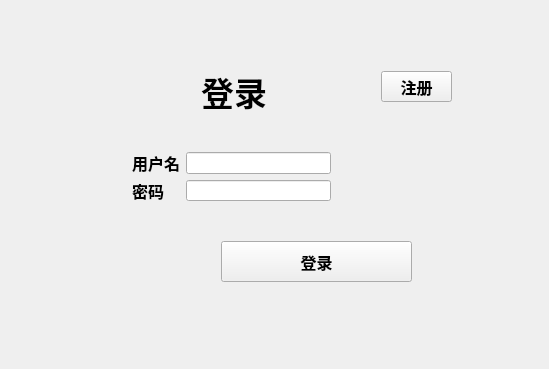
<?xml version="1.0" encoding="UTF-8"?>
<ui version="4.0">
 <class>logWindow</class>
 <widget class="QMainWindow" name="logWindow">
  <property name="geometry">
   <rect>
    <x>0</x>
    <y>0</y>
    <width>545</width>
    <height>365</height>
   </rect>
  </property>
  <property name="windowTitle">
   <string>MainWindow</string>
  </property>
  <widget class="QWidget" name="centralWidget">
   <layout class="QHBoxLayout" name="horizontalLayout_2">
    <item>
     <widget class="QStackedWidget" name="stackedWidget">
      <property name="minimumSize">
       <size>
        <width>527</width>
        <height>347</height>
       </size>
      </property>
      <property name="maximumSize">
       <size>
        <width>527</width>
        <height>347</height>
       </size>
      </property>
      <property name="frameShadow">
       <enum>QFrame::Sunken</enum>
      </property>
      <property name="currentIndex">
       <number>0</number>
      </property>
      <widget class="QWidget" name="page_login">
       <widget class="QLabel" name="label_login">
        <property name="geometry">
         <rect>
          <x>190</x>
          <y>60</y>
          <width>91</width>
          <height>41</height>
         </rect>
        </property>
        <property name="font">
         <font>
          <family>幼圆</family>
          <pointsize>25</pointsize>
          <weight>75</weight>
          <bold>true</bold>
         </font>
        </property>
        <property name="text">
         <string>登录</string>
        </property>
       </widget>
       <widget class="QWidget" name="layoutWidget">
        <property name="geometry">
         <rect>
          <x>110</x>
          <y>130</y>
          <width>221</width>
          <height>71</height>
         </rect>
        </property>
        <layout class="QHBoxLayout" name="horizontalLayout">
         <item>
          <layout class="QVBoxLayout" name="verticalLayout">
           <item>
            <widget class="QLabel" name="label_User">
             <property name="font">
              <font>
               <pointsize>12</pointsize>
               <weight>75</weight>
               <bold>true</bold>
              </font>
             </property>
             <property name="text">
              <string>用户名</string>
             </property>
            </widget>
           </item>
           <item>
            <widget class="QLabel" name="label_Passward">
             <property name="font">
              <font>
               <pointsize>12</pointsize>
               <weight>75</weight>
               <bold>true</bold>
              </font>
             </property>
             <property name="text">
              <string>密码</string>
             </property>
            </widget>
           </item>
          </layout>
         </item>
         <item>
          <layout class="QVBoxLayout" name="verticalLayout_2">
           <item>
            <widget class="QLineEdit" name="line_L_User"/>
           </item>
           <item>
            <widget class="QLineEdit" name="line_L_Pasw">
             <property name="echoMode">
              <enum>QLineEdit::Password</enum>
             </property>
            </widget>
           </item>
          </layout>
         </item>
        </layout>
       </widget>
       <widget class="QPushButton" name="bt_Login">
        <property name="geometry">
         <rect>
          <x>210</x>
          <y>230</y>
          <width>191</width>
          <height>41</height>
         </rect>
        </property>
        <property name="font">
         <font>
          <family>幼圆</family>
          <pointsize>12</pointsize>
          <weight>75</weight>
          <bold>true</bold>
         </font>
        </property>
        <property name="text">
         <string>登录</string>
        </property>
       </widget>
       <widget class="QPushButton" name="bt_Register">
        <property name="geometry">
         <rect>
          <x>370</x>
          <y>60</y>
          <width>71</width>
          <height>31</height>
         </rect>
        </property>
        <property name="font">
         <font>
          <family>幼圆</family>
          <pointsize>12</pointsize>
          <weight>75</weight>
          <bold>true</bold>
         </font>
        </property>
        <property name="text">
         <string>注册</string>
        </property>
       </widget>
      </widget>
      <widget class="QWidget" name="page_nickname">
       <widget class="QLabel" name="labe_nickname1">
        <property name="geometry">
         <rect>
          <x>50</x>
          <y>50</y>
          <width>101</width>
          <height>51</height>
         </rect>
        </property>
        <property name="font">
         <font>
          <family>幼圆</family>
          <pointsize>12</pointsize>
          <weight>75</weight>
          <bold>true</bold>
         </font>
        </property>
        <property name="text">
         <string>刚注册吧？</string>
        </property>
       </widget>
       <widget class="QLabel" name="labe_nickname2">
        <property name="geometry">
         <rect>
          <x>80</x>
          <y>100</y>
          <width>85</width>
          <height>16</height>
         </rect>
        </property>
        <property name="font">
         <font>
          <family>幼圆</family>
          <pointsize>12</pointsize>
          <weight>75</weight>
          <bold>true</bold>
         </font>
        </property>
        <property name="text">
         <string>请输入昵称</string>
        </property>
       </widget>
       <widget class="QLineEdit" name="line_nickname">
        <property name="geometry">
         <rect>
          <x>170</x>
          <y>150</y>
          <width>121</width>
          <height>21</height>
         </rect>
        </property>
        <property name="font">
         <font>
          <family>幼圆</family>
          <pointsize>12</pointsize>
         </font>
        </property>
       </widget>
       <widget class="QPushButton" name="pushButton">
        <property name="geometry">
         <rect>
          <x>210</x>
          <y>230</y>
          <width>191</width>
          <height>41</height>
         </rect>
        </property>
        <property name="font">
         <font>
          <family>幼圆</family>
          <pointsize>12</pointsize>
          <weight>75</weight>
          <bold>true</bold>
         </font>
        </property>
        <property name="text">
         <string>决定</string>
        </property>
       </widget>
       <widget class="QPushButton" name="labe_back">
        <property name="geometry">
         <rect>
          <x>0</x>
          <y>10</y>
          <width>51</width>
          <height>41</height>
         </rect>
        </property>
        <property name="font">
         <font>
          <family>幼圆</family>
          <pointsize>12</pointsize>
          <weight>75</weight>
          <bold>true</bold>
         </font>
        </property>
        <property name="text">
         <string>&lt;</string>
        </property>
       </widget>
      </widget>
      <widget class="QWidget" name="page_register">
       <widget class="QLabel" name="label_Register">
        <property name="geometry">
         <rect>
          <x>180</x>
          <y>50</y>
          <width>91</width>
          <height>41</height>
         </rect>
        </property>
        <property name="font">
         <font>
          <family>幼圆</family>
          <pointsize>25</pointsize>
          <weight>75</weight>
          <bold>true</bold>
         </font>
        </property>
        <property name="text">
         <string>注册</string>
        </property>
       </widget>
       <widget class="QWidget" name="layoutWidget">
        <property name="geometry">
         <rect>
          <x>90</x>
          <y>110</y>
          <width>281</width>
          <height>101</height>
         </rect>
        </property>
        <layout class="QHBoxLayout" name="horizontalLayout_3">
         <item>
          <layout class="QVBoxLayout" name="verticalLayout_5">
           <item>
            <widget class="QLabel" name="lable_R_User">
             <property name="font">
              <font>
               <pointsize>12</pointsize>
               <weight>75</weight>
               <bold>true</bold>
              </font>
             </property>
             <property name="text">
              <string>用户名</string>
             </property>
            </widget>
           </item>
           <item>
            <widget class="QLabel" name="label_R_pas">
             <property name="font">
              <font>
               <pointsize>12</pointsize>
               <weight>75</weight>
               <bold>true</bold>
              </font>
             </property>
             <property name="text">
              <string>密码</string>
             </property>
            </widget>
           </item>
           <item>
            <widget class="QLabel" name="label_R_Rpas">
             <property name="font">
              <font>
               <pointsize>12</pointsize>
               <weight>75</weight>
               <bold>true</bold>
              </font>
             </property>
             <property name="text">
              <string>再次输入密码</string>
             </property>
            </widget>
           </item>
          </layout>
         </item>
         <item>
          <layout class="QVBoxLayout" name="verticalLayout_6">
           <item>
            <widget class="QLineEdit" name="line_R_User"/>
           </item>
           <item>
            <widget class="QLineEdit" name="line_R_Pasw">
             <property name="echoMode">
              <enum>QLineEdit::Password</enum>
             </property>
            </widget>
           </item>
           <item>
            <widget class="QLineEdit" name="line_R_RPasw">
             <property name="echoMode">
              <enum>QLineEdit::Password</enum>
             </property>
            </widget>
           </item>
          </layout>
         </item>
        </layout>
       </widget>
       <widget class="QPushButton" name="bt_NowRegister">
        <property name="geometry">
         <rect>
          <x>190</x>
          <y>240</y>
          <width>191</width>
          <height>41</height>
         </rect>
        </property>
        <property name="font">
         <font>
          <family>幼圆</family>
          <pointsize>12</pointsize>
          <weight>75</weight>
          <bold>true</bold>
         </font>
        </property>
        <property name="text">
         <string>立即注册</string>
        </property>
       </widget>
       <widget class="QPushButton" name="bt_R_giveup">
        <property name="geometry">
         <rect>
          <x>0</x>
          <y>10</y>
          <width>51</width>
          <height>41</height>
         </rect>
        </property>
        <property name="font">
         <font>
          <family>幼圆</family>
          <pointsize>12</pointsize>
          <weight>75</weight>
          <bold>true</bold>
         </font>
        </property>
        <property name="text">
         <string>&lt;</string>
        </property>
       </widget>
      </widget>
      <widget class="QWidget" name="page_show">
       <widget class="QLabel" name="label_shwoSucceed">
        <property name="geometry">
         <rect>
          <x>60</x>
          <y>70</y>
          <width>81</width>
          <height>31</height>
         </rect>
        </property>
        <property name="font">
         <font>
          <family>幼圆</family>
          <pointsize>12</pointsize>
          <weight>75</weight>
          <bold>true</bold>
         </font>
        </property>
        <property name="text">
         <string>注册成功</string>
        </property>
       </widget>
       <widget class="QLabel" name="label_welcome">
        <property name="geometry">
         <rect>
          <x>130</x>
          <y>90</y>
          <width>81</width>
          <height>41</height>
         </rect>
        </property>
        <property name="font">
         <font>
          <family>幼圆</family>
          <pointsize>12</pointsize>
          <weight>75</weight>
          <bold>true</bold>
         </font>
        </property>
        <property name="text">
         <string>欢迎您</string>
        </property>
       </widget>
       <widget class="QLabel" name="label_nickname">
        <property name="geometry">
         <rect>
          <x>180</x>
          <y>130</y>
          <width>131</width>
          <height>71</height>
         </rect>
        </property>
        <property name="font">
         <font>
          <family>幼圆</family>
          <pointsize>15</pointsize>
          <weight>75</weight>
          <bold>true</bold>
         </font>
        </property>
        <property name="text">
         <string>nick name</string>
        </property>
       </widget>
      </widget>
     </widget>
    </item>
   </layout>
  </widget>
 </widget>
 <layoutdefault spacing="6" margin="11"/>
 <resources/>
 <connections/>
</ui>
